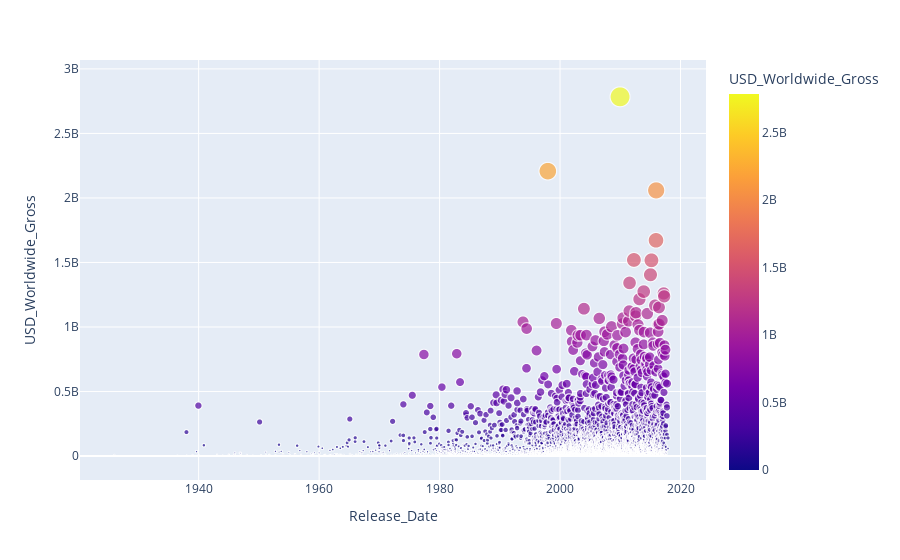

Here is the notebook cell this chart was saved with:
### Markdown cell above
# Seaborn for Data Viz: Bubble Charts

### Code cell
px.scatter(df.query('USD_Production_Budget > 1000000'), x = 'Release_Date',
y = 'USD_Worldwide_Gross', size = 'USD_Worldwide_Gross', color = 'USD_Worldwide_Gross')

### Figure 1 — Plotly figure (JSON) as saved in the notebook; plotly's stock layout.template omitted (floating-point values rounded to 4 significant figures; data arrays with more than 128 entries replaced by an {"elided": "..."} marker saying what was removed)
{"data": [{"hovertemplate": "Release_Date=%{x}<br>USD_Worldwide_Gross=%{marker.color}<extra></extra>", "legendgroup": "", "marker": {"color": {"elided": "4832 int values"}, "coloraxis": "coloraxis", "size": {"elided": "4832 int values"}, "sizemode": "area", "sizeref": 6960000.0, "symbol": "circle"}, "mode": "markers", "name": "", "showlegend": false, "type": "scattergl", "x": {"elided": "4832 str values"}, "xaxis": "x", "y": {"elided": "4832 int values"}, "yaxis": "y"}], "layout": {"coloraxis": {"colorbar": {"title": {"text": "USD_Worldwide_Gross"}}, "colorscale": [[0, "#0d0887"], [0.1111, "#46039f"], [0.2222, "#7201a8"], [0.3333, "#9c179e"], [0.4444, "#bd3786"], [0.5556, "#d8576b"], [0.6667, "#ed7953"], [0.7778, "#fb9f3a"], [0.8889, "#fdca26"], [1, "#f0f921"]]}, "legend": {"itemsizing": "constant", "tracegroupgap": 0}, "margin": {"t": 60}, "xaxis": {"anchor": "y", "domain": [0, 1], "title": {"text": "Release_Date"}}, "yaxis": {"anchor": "x", "domain": [0, 1], "title": {"text": "USD_Worldwide_Gross"}}}}
